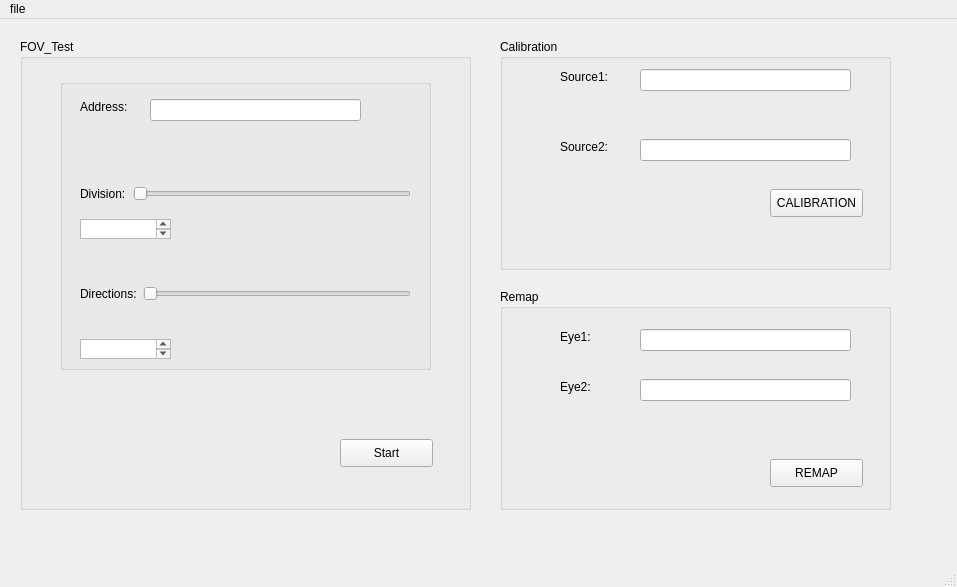
<?xml version="1.0" encoding="UTF-8"?>
<ui version="4.0">
 <class>MainWindow</class>
 <widget class="QMainWindow" name="MainWindow">
  <property name="geometry">
   <rect>
    <x>0</x>
    <y>0</y>
    <width>957</width>
    <height>587</height>
   </rect>
  </property>
  <property name="windowTitle">
   <string>MainWindow</string>
  </property>
  <widget class="QWidget" name="centralwidget">
   <widget class="QGroupBox" name="groupBox">
    <property name="geometry">
     <rect>
      <x>20</x>
      <y>20</y>
      <width>451</width>
      <height>471</height>
     </rect>
    </property>
    <property name="title">
     <string>FOV_Test</string>
    </property>
    <widget class="QPushButton" name="pushButton">
     <property name="geometry">
      <rect>
       <x>320</x>
       <y>400</y>
       <width>93</width>
       <height>28</height>
      </rect>
     </property>
     <property name="text">
      <string>Start</string>
     </property>
    </widget>
    <widget class="QWidget" name="verticalLayoutWidget">
     <property name="geometry">
      <rect>
       <x>40</x>
       <y>40</y>
       <width>371</width>
       <height>291</height>
      </rect>
     </property>
     <layout class="QVBoxLayout" name="verticalLayout">
      <item>
       <widget class="QGroupBox" name="groupBox_2">
        <property name="title">
         <string/>
        </property>
        <widget class="QLineEdit" name="lineEdit">
         <property name="geometry">
          <rect>
           <x>90</x>
           <y>20</y>
           <width>211</width>
           <height>22</height>
          </rect>
         </property>
        </widget>
        <widget class="QLabel" name="label">
         <property name="geometry">
          <rect>
           <x>20</x>
           <y>20</y>
           <width>55</width>
           <height>16</height>
          </rect>
         </property>
         <property name="text">
          <string>Address:</string>
         </property>
        </widget>
        <widget class="QWidget" name="horizontalLayoutWidget">
         <property name="geometry">
          <rect>
           <x>20</x>
           <y>70</y>
           <width>331</width>
           <height>89</height>
          </rect>
         </property>
         <layout class="QHBoxLayout" name="horizontalLayout" stretch="0,0">
          <property name="spacing">
           <number>7</number>
          </property>
          <item>
           <widget class="QLabel" name="label_2">
            <property name="text">
             <string>Division:</string>
            </property>
           </widget>
          </item>
          <item>
           <widget class="QSlider" name="horizontalSlider_3">
            <property name="mouseTracking">
             <bool>false</bool>
            </property>
            <property name="minimum">
             <number>1</number>
            </property>
            <property name="maximum">
             <number>20</number>
            </property>
            <property name="orientation">
             <enum>Qt::Horizontal</enum>
            </property>
           </widget>
          </item>
         </layout>
        </widget>
        <widget class="QWidget" name="horizontalLayoutWidget_2">
         <property name="geometry">
          <rect>
           <x>20</x>
           <y>170</y>
           <width>331</width>
           <height>89</height>
          </rect>
         </property>
         <layout class="QHBoxLayout" name="horizontalLayout_2">
          <item>
           <widget class="QLabel" name="label_3">
            <property name="text">
             <string>Directions:</string>
            </property>
           </widget>
          </item>
          <item>
           <widget class="QSlider" name="horizontalSlider_2">
            <property name="mouseTracking">
             <bool>false</bool>
            </property>
            <property name="minimum">
             <number>1</number>
            </property>
            <property name="maximum">
             <number>12</number>
            </property>
            <property name="orientation">
             <enum>Qt::Horizontal</enum>
            </property>
           </widget>
          </item>
         </layout>
        </widget>
        <widget class="QTextBrowser" name="textBrowser">
         <property name="geometry">
          <rect>
           <x>20</x>
           <y>140</y>
           <width>91</width>
           <height>20</height>
          </rect>
         </property>
        </widget>
        <widget class="QTextBrowser" name="textBrowser_2">
         <property name="geometry">
          <rect>
           <x>20</x>
           <y>260</y>
           <width>91</width>
           <height>20</height>
          </rect>
         </property>
        </widget>
       </widget>
      </item>
     </layout>
    </widget>
   </widget>
   <widget class="QGroupBox" name="groupBox_3">
    <property name="geometry">
     <rect>
      <x>500</x>
      <y>20</y>
      <width>391</width>
      <height>231</height>
     </rect>
    </property>
    <property name="title">
     <string>Calibration</string>
    </property>
    <widget class="QPushButton" name="pushButton_3">
     <property name="geometry">
      <rect>
       <x>270</x>
       <y>150</y>
       <width>93</width>
       <height>28</height>
      </rect>
     </property>
     <property name="text">
      <string>CALIBRATION</string>
     </property>
    </widget>
    <widget class="QLabel" name="label_4">
     <property name="geometry">
      <rect>
       <x>60</x>
       <y>30</y>
       <width>55</width>
       <height>16</height>
      </rect>
     </property>
     <property name="text">
      <string>Source1:</string>
     </property>
    </widget>
    <widget class="QLineEdit" name="lineEdit_2">
     <property name="geometry">
      <rect>
       <x>140</x>
       <y>30</y>
       <width>211</width>
       <height>22</height>
      </rect>
     </property>
    </widget>
    <widget class="QLabel" name="label_5">
     <property name="geometry">
      <rect>
       <x>60</x>
       <y>100</y>
       <width>55</width>
       <height>16</height>
      </rect>
     </property>
     <property name="text">
      <string>Source2:</string>
     </property>
    </widget>
    <widget class="QLineEdit" name="lineEdit_3">
     <property name="geometry">
      <rect>
       <x>140</x>
       <y>100</y>
       <width>211</width>
       <height>22</height>
      </rect>
     </property>
    </widget>
   </widget>
   <widget class="QGroupBox" name="groupBox_4">
    <property name="geometry">
     <rect>
      <x>500</x>
      <y>270</y>
      <width>391</width>
      <height>221</height>
     </rect>
    </property>
    <property name="title">
     <string>Remap</string>
    </property>
    <widget class="QPushButton" name="pushButton_2">
     <property name="geometry">
      <rect>
       <x>270</x>
       <y>170</y>
       <width>93</width>
       <height>28</height>
      </rect>
     </property>
     <property name="text">
      <string>REMAP</string>
     </property>
    </widget>
    <widget class="QLabel" name="label_6">
     <property name="geometry">
      <rect>
       <x>60</x>
       <y>40</y>
       <width>41</width>
       <height>16</height>
      </rect>
     </property>
     <property name="text">
      <string>Eye1:</string>
     </property>
    </widget>
    <widget class="QLabel" name="label_7">
     <property name="geometry">
      <rect>
       <x>60</x>
       <y>90</y>
       <width>41</width>
       <height>16</height>
      </rect>
     </property>
     <property name="text">
      <string>Eye2:</string>
     </property>
    </widget>
    <widget class="QLineEdit" name="lineEdit_4">
     <property name="geometry">
      <rect>
       <x>140</x>
       <y>40</y>
       <width>211</width>
       <height>22</height>
      </rect>
     </property>
    </widget>
    <widget class="QLineEdit" name="lineEdit_5">
     <property name="geometry">
      <rect>
       <x>140</x>
       <y>90</y>
       <width>211</width>
       <height>22</height>
      </rect>
     </property>
    </widget>
   </widget>
  </widget>
  <widget class="QMenuBar" name="menubar">
   <property name="geometry">
    <rect>
     <x>0</x>
     <y>0</y>
     <width>957</width>
     <height>26</height>
    </rect>
   </property>
   <widget class="QMenu" name="menufile">
    <property name="title">
     <string>file </string>
    </property>
    <addaction name="separator"/>
   </widget>
   <addaction name="menufile"/>
  </widget>
  <widget class="QStatusBar" name="statusbar"/>
 </widget>
 <resources/>
 <connections/>
</ui>
